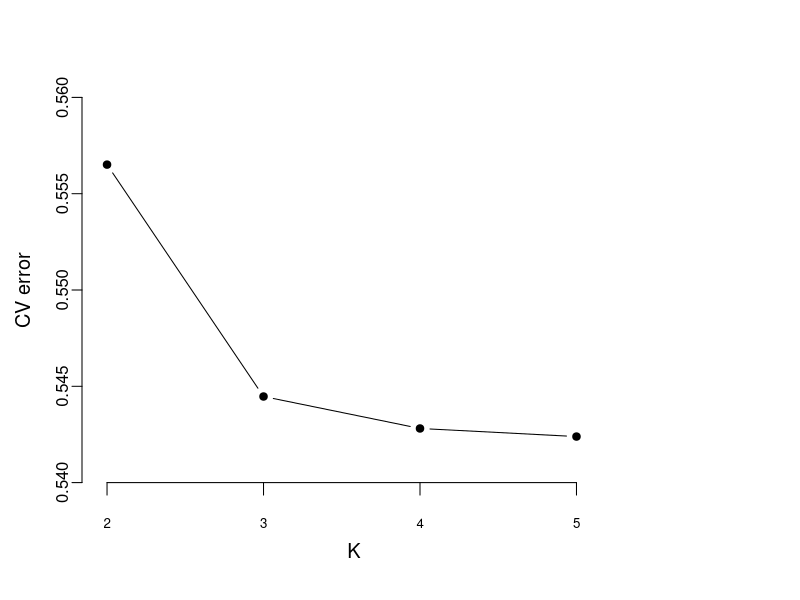

This figure's R source:
# If you use this script, please cite the original paper:
# "New insights from GWAS on BMI-related growth traits in a longitudinal cohort of admixed children with Native American and European ancestry."
# "Vicuña L, Barrientos E, Norambuena T, Alvares D, Gana JC, Leiva-Yamaguchi V, Meza C, Santos JL, Mericq V, Pereira A, Eyheramendy S.
# iScience. 2023 Jan 31;26(2):106091. doi: 10.1016/j.isci.2023.106091. eCollection 2023 Feb 17.
# PMID: 36844456


library(graphics)

k = c(2,3,4,5)
cv = c(0.55651,0.54447,0.54281,0.54239)

kcv = cbind(k,cv)

#par(las=2)
par(mar=c(5,6,1,1))

pdf("/data/lucas/bmi/figures/plot_cv_error.pdf", width=4, height=4.5)

plot(kcv,
     pch = 19,
     type = "b",
     ylim = c(0.54,0.56),
     xlim = c(2,6),
     xaxt='n',
     frame.plot = F,
     ann = FALSE, # remove axis titles
     mgp = c(3, 0.5, 0)) # separates y-axis labels from axis.)

#Add ticks to X axis
axis(side=1, at = c(2,3,4,5), labels = F, las=1, cex.axis=0.6, 
     font = 2, tck=-0.03, pos = 0.540)

# Add labels between ticks
axis(side=1, at = c(2,3,4,5), labels = c("2","3","4","5"), 
     las=1, cex.axis=0.8, font = 1, tck= F, lwd=0, mgp = c(3, 0.7, 0))

mtext(side = 1, text = "K", line = 2.2, adj = 0.4, cex = 1.2, las = 1) 

# Add labels between ticks
axis(2, at = c(540,545,550,555), labels = F, 
     las=1, cex.axis=0.5, font = 1, tck= F, lwd=0, mgp = c(3, 0.7, 0))

mtext(side = 2, 
      text = expression("CV error"),
      line = 2.4, adj = 0.5, cex =1.2, las = 0) 

dev.off()
